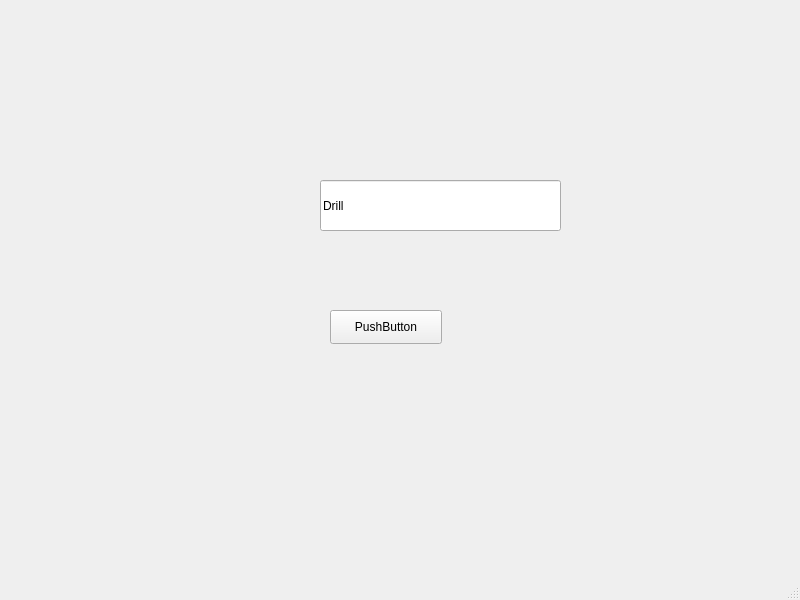
<?xml version="1.0" encoding="UTF-8"?>
<ui version="4.0">
 <class>MainWindow</class>
 <widget class="QMainWindow" name="MainWindow">
  <property name="geometry">
   <rect>
    <x>0</x>
    <y>0</y>
    <width>800</width>
    <height>600</height>
   </rect>
  </property>
  <property name="windowTitle">
   <string>MainWindow</string>
  </property>
  <widget class="QWidget" name="centralwidget">
   <widget class="QPushButton" name="pushButton">
    <property name="geometry">
     <rect>
      <x>330</x>
      <y>310</y>
      <width>112</width>
      <height>34</height>
     </rect>
    </property>
    <property name="text">
     <string>PushButton</string>
    </property>
   </widget>
   <widget class="QLineEdit" name="lineEdit">
    <property name="geometry">
     <rect>
      <x>320</x>
      <y>180</y>
      <width>241</width>
      <height>51</height>
     </rect>
    </property>
    <property name="text">
     <string>Drill</string>
    </property>
   </widget>
  </widget>
  <widget class="QMenuBar" name="menubar">
   <property name="geometry">
    <rect>
     <x>0</x>
     <y>0</y>
     <width>800</width>
     <height>31</height>
    </rect>
   </property>
  </widget>
  <widget class="QStatusBar" name="statusbar"/>
 </widget>
 <resources/>
 <connections/>
</ui>
